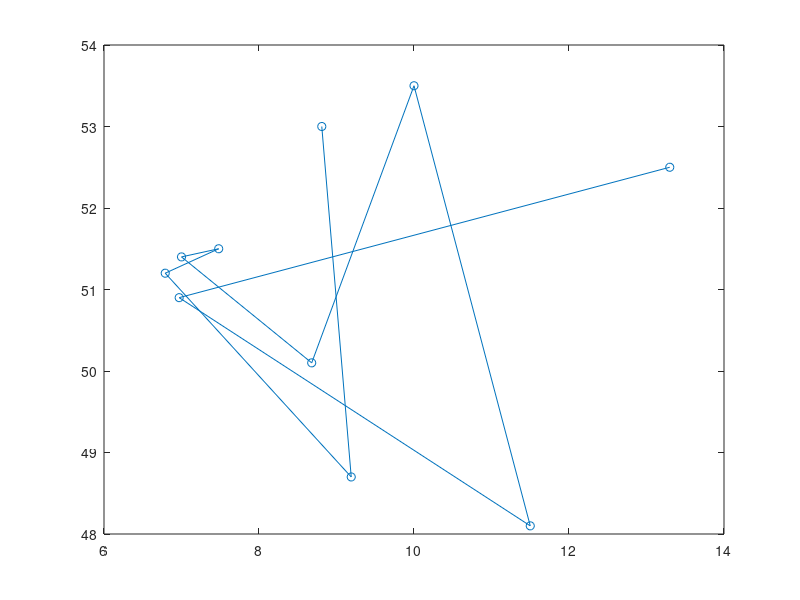

Recreate this plot in MATLAB. (Note: this script raises an error after producing the figure.)
%% TSP
clear
cityData = importdata('cities.csv');
nCities = 10;
coords = cityData.data([1:nCities], [3 2])'; % <- switch to plot with north up after imagesc
distMat = squareform(pdist(coords')); % Precalculate Distance Matrix
plot(coords(1,:), coords(2,:), 'o')

%% Algorithm Parameters
popSize = 25;
nGenes  = nCities;

%% Create a single individual
someInd = [1 4 3 2 5 9 8 7 6 10];
%someInd = pop(24,:);
plot(coords(1,someInd), coords(2,someInd),'-o');
plotTsp(someInd, coords);

%% Create a population
for iPop = 1:popSize
    pop(iPop,:) = randperm(nGenes);
end

%% Calculated Distance of an individual
% distance from last to first city
tic;
ind = pop(1,:);
for i=1:1000
    ind = pop(1,:);
    distance = pdist( coords(:,ind([1 end]) )'  );
    for iCity = 2:nGenes
        twoCityCoords = coords(:,ind([iCity-1:iCity]) );
        distance = distance + pdist( twoCityCoords'); % pDist expects columns to be cities so must transpose twoCityCoords
    end
end
toc
disp(distance)

%% Look up distance for one individual
distMat = squareform(pdist(coords')); % Precalculate Distance Matrix

tic;
ind = pop(1,:);
distance = distMat(ind(1), ind(end));
for iCity = 2:nGenes
    twoCityIndices= [ind(iCity-1), ind(iCity)]; % Indices of distance matrix
    distance = distance + distMat(twoCityIndices(1), twoCityIndices(2));
end
toc
disp(distance)

%% Crossover
% -- Using set theory to find missing and common values
parentA = 1;
parentB = 2;

% Select a point to split genes
%   Here we do 1 point crossover. Can you think of any advantage of doing
%   '2 point' crossover?
splitPoint = randi(nGenes);
parent1Genes = pop(parentA,[1:splitPoint]);

% Find the values in [1:nCities] that are NOT in parent1Genes
missing = setdiff(1:nCities,parent1Genes);

% Get those missing values in parent2, in the same order ('stable') 
parent2Genes = intersect( pop(parentB,:) ,missing,'stable');

child = [parent1Genes, parent2Genes];

%% Plotting
subplot(2,2,1);
    plotTsp(pop(parentA,:), coords);
    title('ParentA')
subplot(2,2,2);
    plotTsp(pop(parentB,:), coords);
    title('ParentB')
subplot(2,2,[3 4])
    plotTsp(child, coords);
    title('Child')
    
%% Fitness loop
fitness = distance_calc(pop, cityData.distMat);

%Plot of the best individual 
[lowest, ilowest] = min(fitness);
smallest = pop(ilowest,:);
%Plot from all the cities
plot(cityData.coords(1,smallest), cityData.coords(2,smallest),'-o');
hold on
%Plot from the last city to the first
plot([cityData.coords(1,smallest(end)), cityData.coords(1,smallest(1)) ], ...
    [cityData.coords(2,smallest(end)), cityData.coords(2,smallest(1)) ])
%plotTsp(smallest, cityData.coords);


